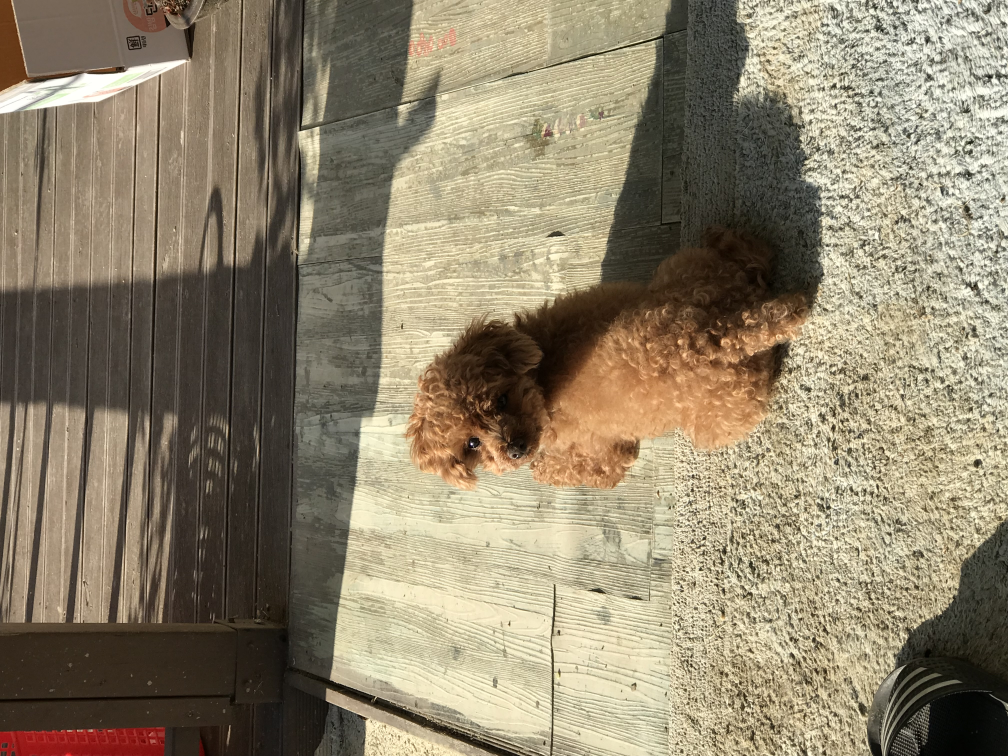
#> input picture assets/뒤돌아보는 하나.jpg, 4032 x 3024 px (shown at 1/4 size); its folder holds only this picture in this run
$ python -i spritekit.py   (imports and definitions only)
#> lines starting #> are read from the running program, lines starting #| are printed output that depends on the picture
#> further down, picture is the input picture: PIL image 4032x3024 RGB; mean R, G, B 143.3, 131.8, 108.7
"""Shared pieces: config loading, input validation, and the canvas normaliser.

The normaliser is what makes a swapped-in dog actually line up with the running app.
Generation (API or local cutout) only ever produces "a transparent dog somewhere in
a frame"; the renderer needs every pose on one canvas with one shared foot line.
"""
from __future__ import annotations

import json
from dataclasses import dataclass
from pathlib import Path

from PIL import Image

REPO_ROOT = Path(__file__).resolve().parents[2]
CONFIG_PATH = REPO_ROOT / "mascot.config.json"
POSES_PATH = Path(__file__).resolve().parent / "poses.json"

# Must match assets/sprites/README.md and the anchor in the generated manifest.
CANVAS = 1024
BASELINE_Y = 969       # where the paws sit on the canvas
SUBJECT_MAX_H = 900    # tallest a subject may be drawn, leaving headroom
ALPHA_FLOOR = 10       # below this, a pixel counts as background

MIN_INPUT_PX = 768     # shortest side a usable source photo needs
MIN_FULL_BODY = 2      # how many full-body photos the kit insists on
MIN_FACE = 1


class InputError(Exception):
    """Raised when the supplied photos cannot produce a usable mascot."""


@dataclass(frozen=True)
class Appearance:
    breed: str
    coat: str
    features: str
    exclude: str


@dataclass(frozen=True)
class MascotConfig:
    mascot_name: str
    app_name: str
    identifier: str
    appearance: Appearance


# [17 lines left out: function load_config, not called in this run]


def load_poses() -> list[dict]:
    return json.loads(POSES_PATH.read_text(encoding="utf-8"))["poses"]


# [78 lines left out: functions fill_prompt, collect_inputs, find_pose_photo, validate_inputs, not called in this run]


def normalise(image: Image.Image) -> Image.Image:
    """Trim to the subject, scale to the shared height budget, seat it on BASELINE_Y.

    Without this every pose lands at a different size and foot line, and the mascot
    jumps as it switches actions.
    """
    rgba = image.convert("RGBA")
    alpha = rgba.getchannel("A")
#> alpha: PIL image 4032x3024 L; every value is 255
    bbox = alpha.point(lambda v: 255 if v > ALPHA_FLOOR else 0).getbbox()
#> bbox = (0, 0, 4032, 3024)
    if bbox is None:
        raise InputError("잘라낸 결과가 완전히 투명합니다. 원본 사진을 확인하세요.")

    subject = rgba.crop(bbox)
    width, height = subject.size
#> width = 4032; height = 3024

    scale = min(SUBJECT_MAX_H / height, (CANVAS * 0.92) / width, 1.0) if height else 1.0
#> scale = 0.234
    if scale != 1.0:
        subject = subject.resize((max(1, round(width * scale)), max(1, round(height * scale))),
                                 Image.LANCZOS)
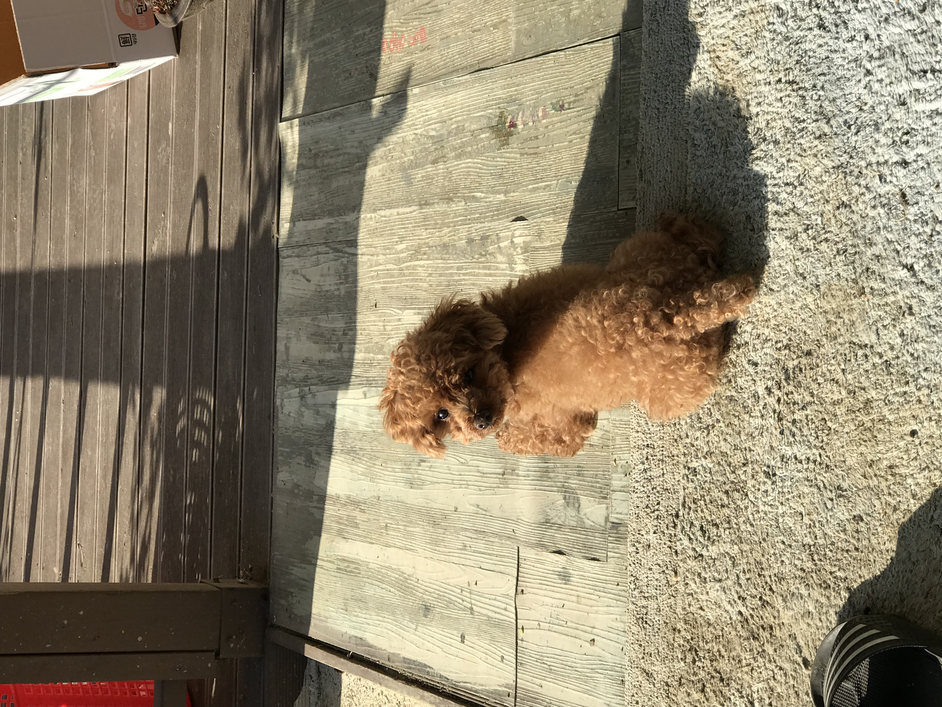
#> subject: PIL image 942x707 RGBA; mean R, G, B, A 143.3, 131.8, 108.7, 255

    canvas = Image.new("RGBA", (CANVAS, CANVAS), (0, 0, 0, 0))
#> canvas: PIL image 1024x1024 RGBA; every value is 0
    x = (CANVAS - subject.width) // 2
#> x = 41
    y = BASELINE_Y - subject.height
#> y = 262
    if y < 0:
        raise InputError("피사체가 캔버스보다 큽니다. SUBJECT_MAX_H를 줄이세요.")
    canvas.paste(subject, (x, y), subject)
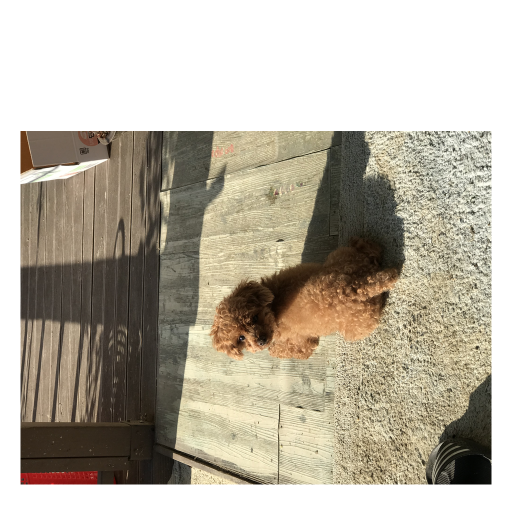
#> canvas: PIL image 1024x1024 RGBA (shown at 1/2 size); mean R, G, B, A 91, 83.7, 69, 162; transparent parts drawn white
    return canvas


# [7 lines left out: function describe, not called in this run]

>>> from PIL import Image
>>> picture = Image.open('../../assets/뒤돌아보는 하나.jpg')
>>> result = normalise(picture)

$ run again, on assets/뒷 다리로 턱 박박 긁기.jpg
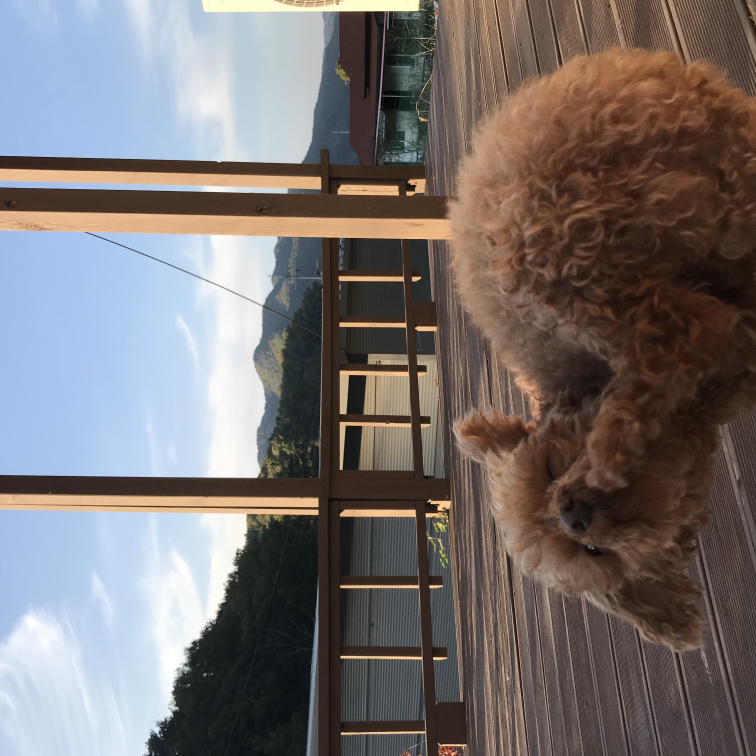
#> input picture assets/뒷 다리로 턱 박박 긁기.jpg, 3024 x 3024 px (shown at 1/4 size)
#> picture is the input picture: PIL image 3024x3024 RGB; mean R, G, B 119.7, 113, 112.2
#> alpha: PIL image 3024x3024 L; every value is 255
#> bbox = (0, 0, 3024, 3024)
#> in normalise, `subject = subject.resize((max(1, round(width * scale)), max(1, round(h..`:
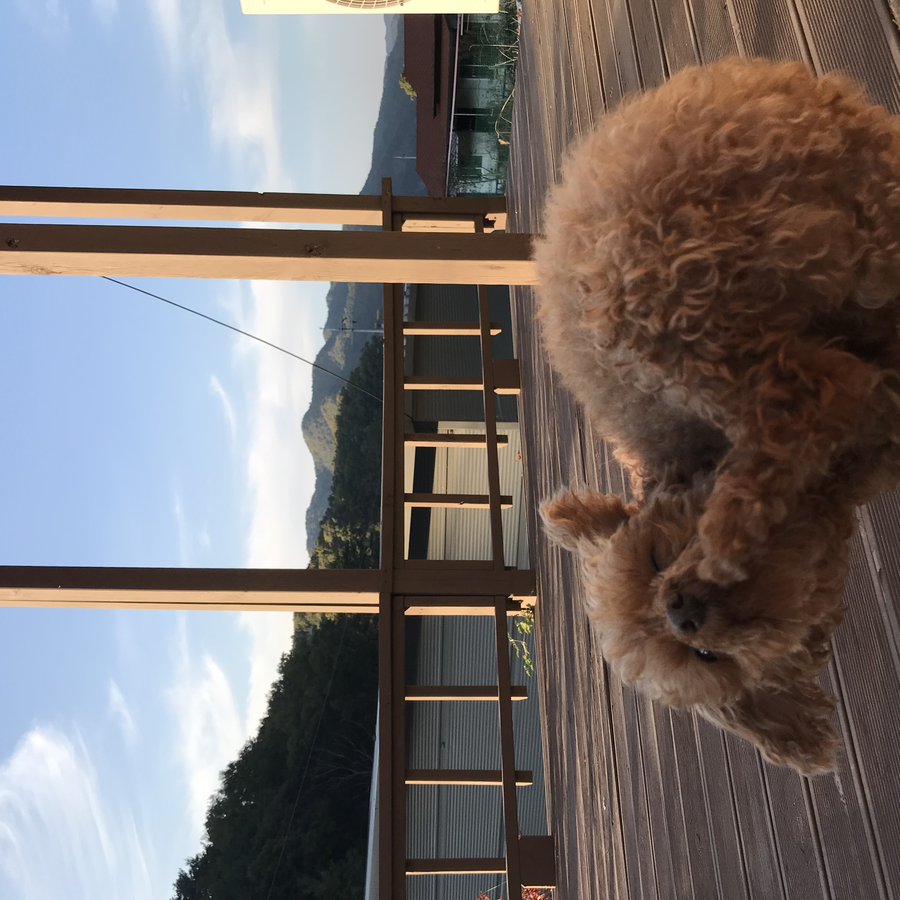
#> subject: PIL image 900x900 RGBA; mean R, G, B, A 119.7, 113, 112.2, 255
#> in normalise, `canvas.paste(subject, (x, y), subject)`:
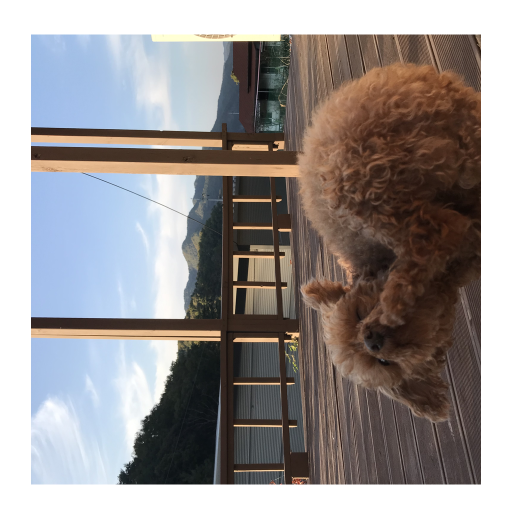
#> canvas: PIL image 1024x1024 RGBA (shown at 1/2 size); mean R, G, B, A 92.5, 87.3, 86.7, 197; transparent parts drawn white

$ run again, on assets/얼굴 대문짝.jpg
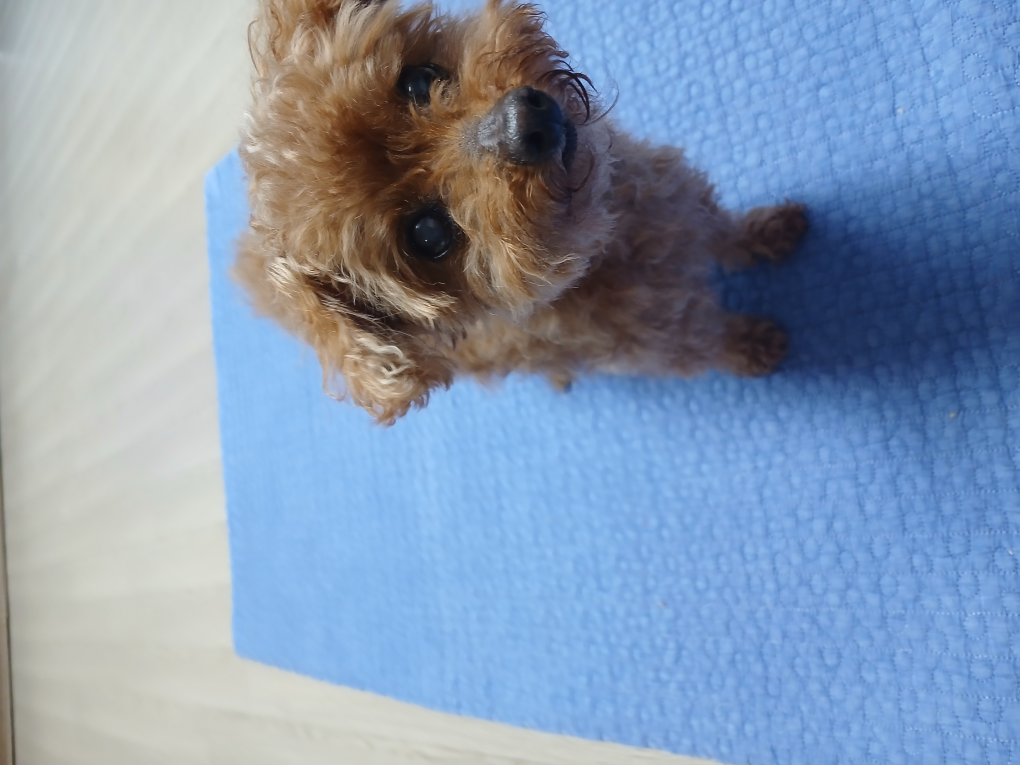
#> input picture assets/얼굴 대문짝.jpg, 4080 x 3060 px (shown at 1/4 size)
#> picture is the input picture: PIL image 4080x3060 RGB; mean R, G, B 133.9, 153.5, 178.7
#> alpha: PIL image 4080x3060 L; every value is 255
#> bbox = (0, 0, 4080, 3060)
#> in normalise, `subject = subject.resize((max(1, round(width * scale)), max(1, round(h..`:
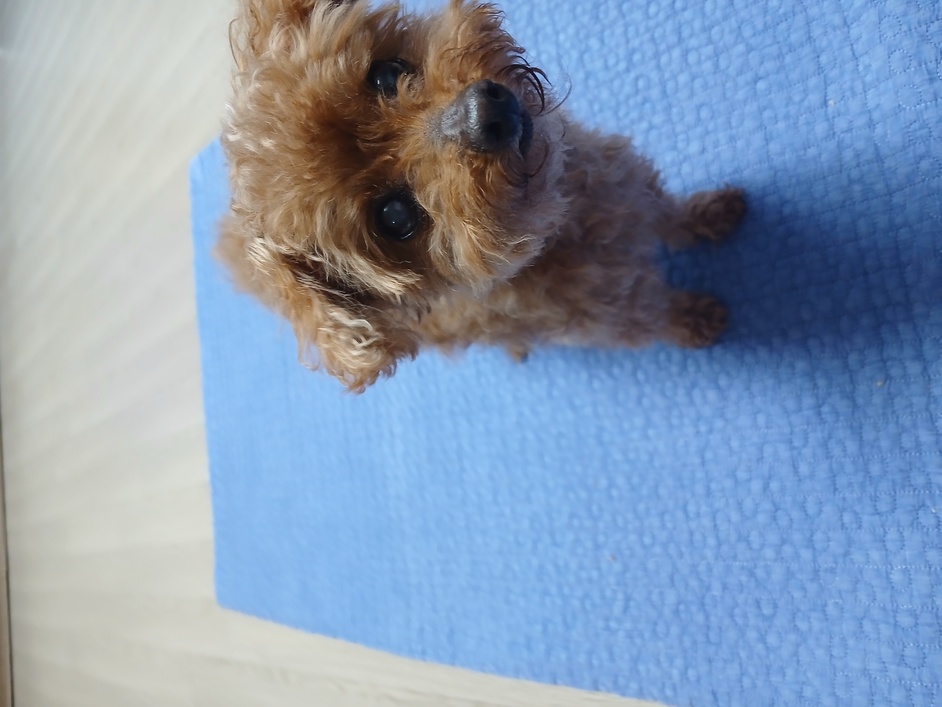
#> subject: PIL image 942x707 RGBA; mean R, G, B, A 133.9, 153.6, 178.7, 255
#> in normalise, `canvas.paste(subject, (x, y), subject)`:
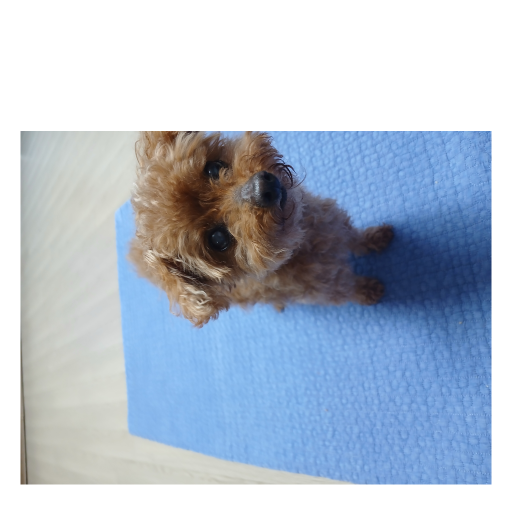
#> canvas: PIL image 1024x1024 RGBA (shown at 1/2 size); mean R, G, B, A 85.1, 97.5, 113.5, 162; transparent parts drawn white

$ run again, on assets/하나 조금 놀라 한 쪽 귀 쫑긋.jpg
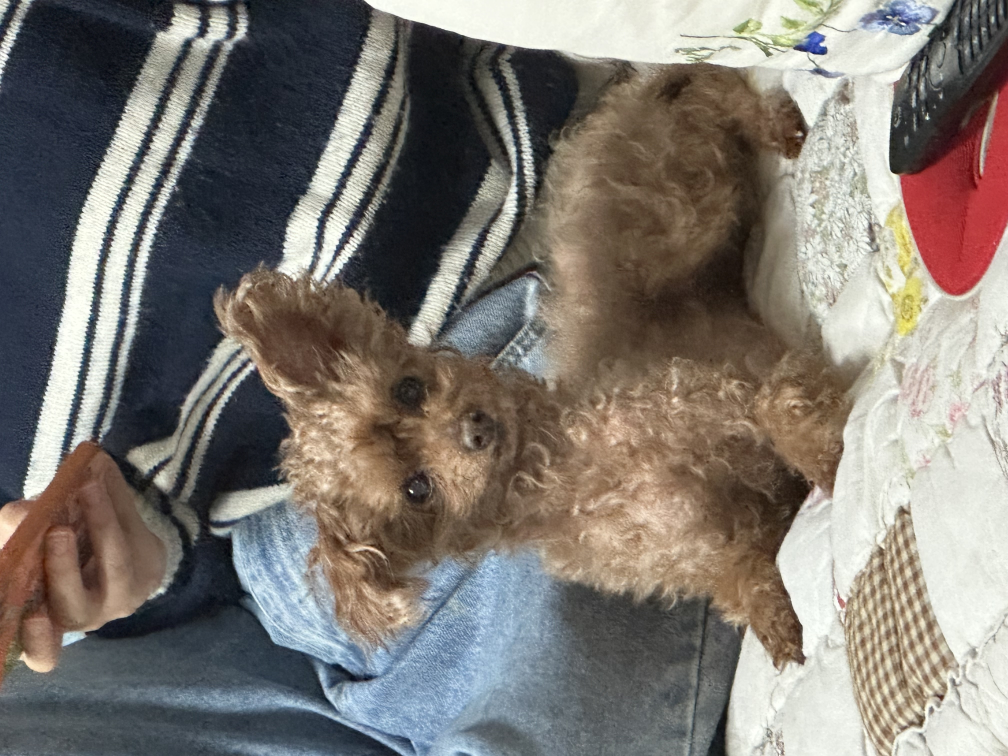
#> input picture assets/하나 조금 놀라 한 쪽 귀 쫑긋.jpg, 4032 x 3024 px (shown at 1/4 size)
#> picture is the input picture: PIL image 4032x3024 RGB; mean R, G, B 126, 120.2, 114.2
#> alpha: PIL image 4032x3024 L; every value is 255
#> bbox = (0, 0, 4032, 3024)
#> in normalise, `subject = subject.resize((max(1, round(width * scale)), max(1, round(h..`:
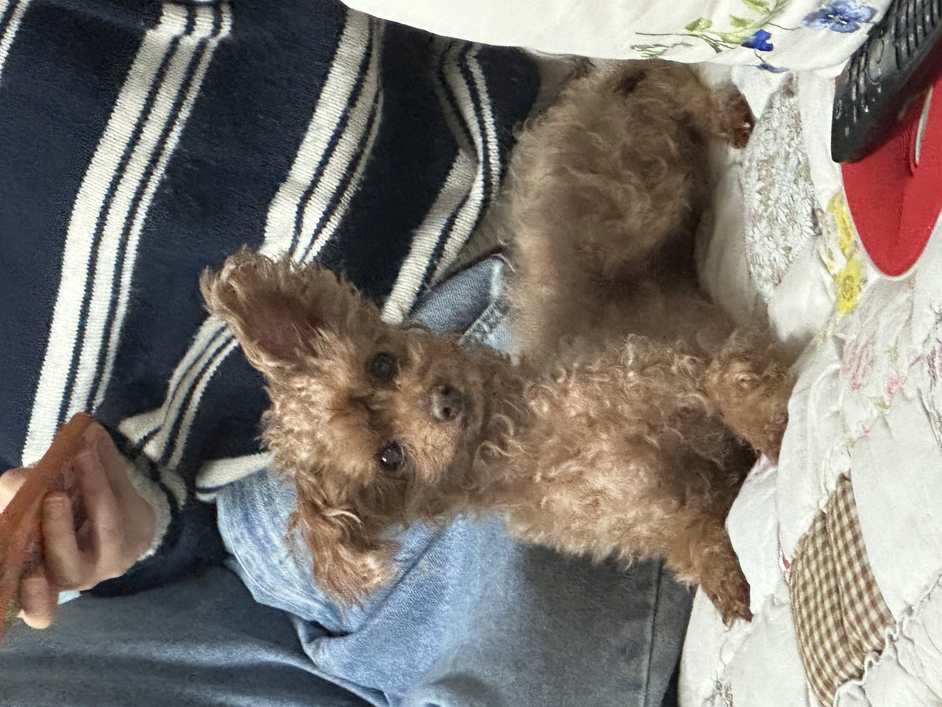
#> subject: PIL image 942x707 RGBA; mean R, G, B, A 126, 120.2, 114.2, 255
#> in normalise, `canvas.paste(subject, (x, y), subject)`:
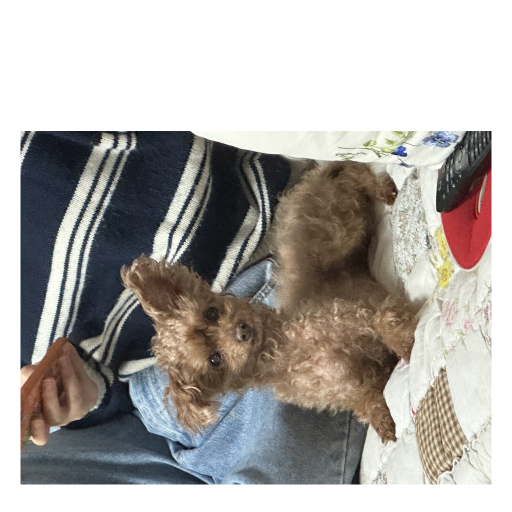
#> canvas: PIL image 1024x1024 RGBA (shown at 1/2 size); mean R, G, B, A 80, 76.3, 72.5, 162; transparent parts drawn white
